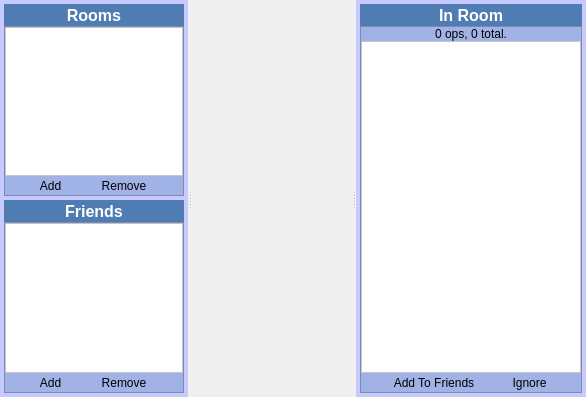
<?xml version="1.0" encoding="UTF-8"?>
<ui version="4.0">
 <class>WidgetChat</class>
 <widget class="QWidget" name="WidgetChat">
  <property name="geometry">
   <rect>
    <x>0</x>
    <y>0</y>
    <width>586</width>
    <height>397</height>
   </rect>
  </property>
  <property name="windowTitle">
   <string>Chat</string>
  </property>
  <property name="windowIcon">
   <iconset resource="../Resource.qrc">
    <normaloff>:/Resource/Chat/Chat.png</normaloff>:/Resource/Chat/Chat.png</iconset>
  </property>
  <layout class="QVBoxLayout" name="verticalLayout">
   <property name="spacing">
    <number>0</number>
   </property>
   <property name="margin">
    <number>0</number>
   </property>
   <item>
    <widget class="QSplitter" name="splitterChat">
     <property name="contextMenuPolicy">
      <enum>Qt::CustomContextMenu</enum>
     </property>
     <property name="orientation">
      <enum>Qt::Horizontal</enum>
     </property>
     <widget class="QFrame" name="frameChatLeftSidebar">
      <property name="maximumSize">
       <size>
        <width>188</width>
        <height>16777215</height>
       </size>
      </property>
      <property name="styleSheet">
       <string notr="true">QFrame {
	background-color: rgb(199, 202, 255);
}</string>
      </property>
      <property name="frameShape">
       <enum>QFrame::NoFrame</enum>
      </property>
      <property name="frameShadow">
       <enum>QFrame::Raised</enum>
      </property>
      <layout class="QGridLayout" name="gridLayout_49">
       <property name="margin">
        <number>4</number>
       </property>
       <property name="spacing">
        <number>4</number>
       </property>
       <item row="0" column="0">
        <layout class="QGridLayout" name="gridLayoutChatRoomsTask">
         <property name="spacing">
          <number>0</number>
         </property>
         <item row="1" column="0" colspan="2">
          <widget class="QFrame" name="frameChatRoomsTask">
           <property name="sizePolicy">
            <sizepolicy hsizetype="Preferred" vsizetype="Expanding">
             <horstretch>0</horstretch>
             <verstretch>1</verstretch>
            </sizepolicy>
           </property>
           <property name="maximumSize">
            <size>
             <width>16777215</width>
             <height>16777215</height>
            </size>
           </property>
           <property name="styleSheet">
            <string notr="true">QFrame {
	background-color: rgb(161, 178, 231);
}

QToolButton {
    border: 1px solid transparent;
    background-color: transparent;
}

 QToolButton:pressed {
     background-color: qlineargradient(x1: 0, y1: 0, x2: 0, y2: 1,
                                       stop: 0 #dadbde, stop: 1 #f6f7fa);
 }

QToolButton:checked {
     border: 1px solid rgb(78, 96, 255);
     background-color: qlineargradient(x1: 0, y1: 0, x2: 0, y2: 1,
                                       stop: 0 #dadbde, stop: 1 #f6f7fa);
}

 QToolButton:hover {
     border: 1px solid rgb(78, 96, 255);
     background-color: qlineargradient(x1: 0, y1: 0, x2: 0, y2: 1,
                                       stop: 0 #dadbde, stop: 1 #f6f7fa);
 }</string>
           </property>
           <property name="frameShape">
            <enum>QFrame::StyledPanel</enum>
           </property>
           <property name="frameShadow">
            <enum>QFrame::Sunken</enum>
           </property>
           <layout class="QGridLayout" name="gridLayout_43">
            <property name="margin">
             <number>0</number>
            </property>
            <property name="spacing">
             <number>0</number>
            </property>
            <item row="3" column="0" colspan="2">
             <layout class="QGridLayout" name="gridLayoutChatRoomsButtons">
              <item row="0" column="0">
               <widget class="QToolButton" name="toolButtonChatRoomAdd">
                <property name="text">
                 <string>Add</string>
                </property>
                <property name="icon">
                 <iconset resource="../Resource.qrc">
                  <normaloff>:/Resource/Generic/Add.png</normaloff>:/Resource/Generic/Add.png</iconset>
                </property>
                <property name="iconSize">
                 <size>
                  <width>20</width>
                  <height>20</height>
                 </size>
                </property>
                <property name="toolButtonStyle">
                 <enum>Qt::ToolButtonTextBesideIcon</enum>
                </property>
               </widget>
              </item>
              <item row="0" column="1">
               <widget class="QToolButton" name="toolButtonChatRoomRemove">
                <property name="text">
                 <string>Remove</string>
                </property>
                <property name="icon">
                 <iconset resource="../Resource.qrc">
                  <normaloff>:/Resource/Generic/Remove.png</normaloff>:/Resource/Generic/Remove.png</iconset>
                </property>
                <property name="iconSize">
                 <size>
                  <width>20</width>
                  <height>20</height>
                 </size>
                </property>
                <property name="toolButtonStyle">
                 <enum>Qt::ToolButtonTextBesideIcon</enum>
                </property>
               </widget>
              </item>
             </layout>
            </item>
            <item row="2" column="0">
             <widget class="QListView" name="listViewChatRooms">
              <property name="styleSheet">
               <string notr="true">background-color: rgb(255, 255, 255);</string>
              </property>
             </widget>
            </item>
           </layout>
          </widget>
         </item>
         <item row="0" column="1">
          <widget class="QToolButton" name="toolButtonChatRoomsHeader">
           <property name="sizePolicy">
            <sizepolicy hsizetype="Expanding" vsizetype="Fixed">
             <horstretch>0</horstretch>
             <verstretch>0</verstretch>
            </sizepolicy>
           </property>
           <property name="styleSheet">
            <string notr="true">QToolButton {
	background-color: rgb(78, 124, 179);
	color: rgb(255, 255, 255);
	border: none;
	font-size: 16px;
	font-weight: bold;
}

QToolButton:hover {
	background-color: rgb(56, 90, 129);
}</string>
           </property>
           <property name="text">
            <string>Rooms</string>
           </property>
           <property name="icon">
            <iconset resource="../Resource.qrc">
             <normaloff>:/Resource/Chat/Rooms.png</normaloff>:/Resource/Chat/Rooms.png</iconset>
           </property>
           <property name="checkable">
            <bool>true</bool>
           </property>
           <property name="checked">
            <bool>true</bool>
           </property>
           <property name="toolButtonStyle">
            <enum>Qt::ToolButtonTextBesideIcon</enum>
           </property>
          </widget>
         </item>
        </layout>
       </item>
       <item row="1" column="0">
        <layout class="QGridLayout" name="gridLayoutChatFriendsTask">
         <property name="spacing">
          <number>0</number>
         </property>
         <item row="0" column="0">
          <widget class="QToolButton" name="toolButtonChatFriendsHeader">
           <property name="sizePolicy">
            <sizepolicy hsizetype="Expanding" vsizetype="Fixed">
             <horstretch>0</horstretch>
             <verstretch>0</verstretch>
            </sizepolicy>
           </property>
           <property name="styleSheet">
            <string notr="true">QToolButton {
	background-color: rgb(78, 124, 179);
	color: rgb(255, 255, 255);
	border: none;
	font-size: 16px;
	font-weight: bold;
}

QToolButton:hover {
	background-color: rgb(56, 90, 129);
}</string>
           </property>
           <property name="text">
            <string>Friends</string>
           </property>
           <property name="icon">
            <iconset resource="../Resource.qrc">
             <normaloff>:/Resource/Chat/Friends.png</normaloff>:/Resource/Chat/Friends.png</iconset>
           </property>
           <property name="checkable">
            <bool>true</bool>
           </property>
           <property name="checked">
            <bool>true</bool>
           </property>
           <property name="toolButtonStyle">
            <enum>Qt::ToolButtonTextBesideIcon</enum>
           </property>
          </widget>
         </item>
         <item row="1" column="0">
          <widget class="QFrame" name="frameChatFriendsTask">
           <property name="sizePolicy">
            <sizepolicy hsizetype="Preferred" vsizetype="Expanding">
             <horstretch>0</horstretch>
             <verstretch>1</verstretch>
            </sizepolicy>
           </property>
           <property name="maximumSize">
            <size>
             <width>16777215</width>
             <height>16777215</height>
            </size>
           </property>
           <property name="styleSheet">
            <string notr="true">QFrame {
	background-color: rgb(161, 178, 231);
}

QToolButton {
    border: 1px solid transparent;
    background-color: transparent;
}

 QToolButton:pressed {
     background-color: qlineargradient(x1: 0, y1: 0, x2: 0, y2: 1,
                                       stop: 0 #dadbde, stop: 1 #f6f7fa);
 }

QToolButton:checked {
     border: 1px solid rgb(78, 96, 255);
     background-color: qlineargradient(x1: 0, y1: 0, x2: 0, y2: 1,
                                       stop: 0 #dadbde, stop: 1 #f6f7fa);
}

 QToolButton:hover {
     border: 1px solid rgb(78, 96, 255);
     background-color: qlineargradient(x1: 0, y1: 0, x2: 0, y2: 1,
                                       stop: 0 #dadbde, stop: 1 #f6f7fa);
 }</string>
           </property>
           <property name="frameShape">
            <enum>QFrame::StyledPanel</enum>
           </property>
           <property name="frameShadow">
            <enum>QFrame::Sunken</enum>
           </property>
           <layout class="QGridLayout" name="gridLayout_51">
            <property name="margin">
             <number>0</number>
            </property>
            <property name="spacing">
             <number>0</number>
            </property>
            <item row="1" column="0">
             <layout class="QGridLayout" name="gridLayoutChatFriendsButtons">
              <item row="0" column="0">
               <widget class="QToolButton" name="toolButtonChatFriendAdd">
                <property name="text">
                 <string>Add</string>
                </property>
                <property name="icon">
                 <iconset resource="../Resource.qrc">
                  <normaloff>:/Resource/Generic/Add.png</normaloff>:/Resource/Generic/Add.png</iconset>
                </property>
                <property name="iconSize">
                 <size>
                  <width>20</width>
                  <height>20</height>
                 </size>
                </property>
                <property name="toolButtonStyle">
                 <enum>Qt::ToolButtonTextBesideIcon</enum>
                </property>
               </widget>
              </item>
              <item row="0" column="1">
               <widget class="QToolButton" name="toolButtonChatFriendRemove">
                <property name="text">
                 <string>Remove</string>
                </property>
                <property name="icon">
                 <iconset resource="../Resource.qrc">
                  <normaloff>:/Resource/Generic/Remove.png</normaloff>:/Resource/Generic/Remove.png</iconset>
                </property>
                <property name="iconSize">
                 <size>
                  <width>20</width>
                  <height>20</height>
                 </size>
                </property>
                <property name="toolButtonStyle">
                 <enum>Qt::ToolButtonTextBesideIcon</enum>
                </property>
               </widget>
              </item>
             </layout>
            </item>
            <item row="0" column="0">
             <widget class="QListView" name="listViewChatFriends">
              <property name="styleSheet">
               <string notr="true">background-color: rgb(255, 255, 255);</string>
              </property>
             </widget>
            </item>
           </layout>
          </widget>
         </item>
        </layout>
       </item>
       <item row="2" column="0">
        <spacer name="verticalSpacer_2">
         <property name="orientation">
          <enum>Qt::Vertical</enum>
         </property>
         <property name="sizeType">
          <enum>QSizePolicy::Expanding</enum>
         </property>
         <property name="sizeHint" stdset="0">
          <size>
           <width>20</width>
           <height>0</height>
          </size>
         </property>
        </spacer>
       </item>
      </layout>
     </widget>
     <widget class="QWidget" name="layoutWidget">
      <layout class="QVBoxLayout" name="verticalLayoutChatCenter">
       <property name="spacing">
        <number>0</number>
       </property>
       <property name="margin">
        <number>0</number>
       </property>
      </layout>
     </widget>
     <widget class="QFrame" name="frameChatRightSidebar">
      <property name="maximumSize">
       <size>
        <width>230</width>
        <height>16777215</height>
       </size>
      </property>
      <property name="styleSheet">
       <string notr="true">QFrame {
	background-color: rgb(199, 202, 255);
}</string>
      </property>
      <property name="frameShape">
       <enum>QFrame::NoFrame</enum>
      </property>
      <property name="frameShadow">
       <enum>QFrame::Raised</enum>
      </property>
      <layout class="QGridLayout" name="gridLayout_46">
       <property name="margin">
        <number>4</number>
       </property>
       <property name="spacing">
        <number>4</number>
       </property>
       <item row="0" column="0">
        <layout class="QGridLayout" name="gridLayoutChatUsersTask">
         <property name="spacing">
          <number>0</number>
         </property>
         <item row="2" column="0">
          <widget class="QFrame" name="frameChatUsersTask">
           <property name="maximumSize">
            <size>
             <width>16777215</width>
             <height>16777215</height>
            </size>
           </property>
           <property name="styleSheet">
            <string notr="true">QFrame {
	background-color: rgb(161, 178, 231);
}

QToolButton {
    border: 1px solid transparent;
    background-color: transparent;
}

 QToolButton:pressed {
     background-color: qlineargradient(x1: 0, y1: 0, x2: 0, y2: 1,
                                       stop: 0 #dadbde, stop: 1 #f6f7fa);
 }

QToolButton:checked {
     border: 1px solid rgb(78, 96, 255);
     background-color: qlineargradient(x1: 0, y1: 0, x2: 0, y2: 1,
                                       stop: 0 #dadbde, stop: 1 #f6f7fa);
}

 QToolButton:hover {
     border: 1px solid rgb(78, 96, 255);
     background-color: qlineargradient(x1: 0, y1: 0, x2: 0, y2: 1,
                                       stop: 0 #dadbde, stop: 1 #f6f7fa);
 }</string>
           </property>
           <property name="frameShape">
            <enum>QFrame::StyledPanel</enum>
           </property>
           <property name="frameShadow">
            <enum>QFrame::Sunken</enum>
           </property>
           <layout class="QGridLayout" name="gridLayout_41">
            <property name="margin">
             <number>0</number>
            </property>
            <property name="spacing">
             <number>0</number>
            </property>
            <item row="2" column="0">
             <layout class="QGridLayout" name="gridLayoutChatUsersButtons">
              <item row="0" column="0">
               <widget class="QToolButton" name="toolButtonChatAddFriend">
                <property name="text">
                 <string>Add To Friends</string>
                </property>
                <property name="icon">
                 <iconset resource="../Resource.qrc">
                  <normaloff>:/Resource/Generic/Add.png</normaloff>:/Resource/Generic/Add.png</iconset>
                </property>
                <property name="iconSize">
                 <size>
                  <width>20</width>
                  <height>20</height>
                 </size>
                </property>
                <property name="toolButtonStyle">
                 <enum>Qt::ToolButtonTextBesideIcon</enum>
                </property>
               </widget>
              </item>
              <item row="0" column="1">
               <widget class="QToolButton" name="toolButtonChatIgnore">
                <property name="text">
                 <string>Ignore</string>
                </property>
                <property name="icon">
                 <iconset resource="../Resource.qrc">
                  <normaloff>:/Resource/Generic/Ban.png</normaloff>:/Resource/Generic/Ban.png</iconset>
                </property>
                <property name="iconSize">
                 <size>
                  <width>20</width>
                  <height>20</height>
                 </size>
                </property>
                <property name="toolButtonStyle">
                 <enum>Qt::ToolButtonTextBesideIcon</enum>
                </property>
               </widget>
              </item>
             </layout>
            </item>
            <item row="0" column="0">
             <widget class="QLabel" name="labelChatUsersCount">
              <property name="text">
               <string>0 ops, 0 total.</string>
              </property>
              <property name="alignment">
               <set>Qt::AlignCenter</set>
              </property>
             </widget>
            </item>
            <item row="1" column="0">
             <widget class="QListView" name="listViewChatUsers">
              <property name="styleSheet">
               <string notr="true">background-color: rgb(255, 255, 255);</string>
              </property>
             </widget>
            </item>
           </layout>
          </widget>
         </item>
         <item row="1" column="0">
          <widget class="QToolButton" name="toolButtonChatUsersHeader">
           <property name="sizePolicy">
            <sizepolicy hsizetype="Expanding" vsizetype="Fixed">
             <horstretch>0</horstretch>
             <verstretch>0</verstretch>
            </sizepolicy>
           </property>
           <property name="styleSheet">
            <string notr="true">QToolButton {
	background-color: rgb(78, 124, 179);
	color: rgb(255, 255, 255);
	border: none;
	font-size: 16px;
	font-weight: bold;
}
</string>
           </property>
           <property name="text">
            <string>In Room</string>
           </property>
           <property name="icon">
            <iconset resource="../Resource.qrc">
             <normaloff>:/Resource/Chat/Users.png</normaloff>:/Resource/Chat/Users.png</iconset>
           </property>
           <property name="toolButtonStyle">
            <enum>Qt::ToolButtonTextBesideIcon</enum>
           </property>
          </widget>
         </item>
        </layout>
       </item>
      </layout>
     </widget>
    </widget>
   </item>
  </layout>
 </widget>
 <resources>
  <include location="../Resource.qrc"/>
 </resources>
 <connections>
  <connection>
   <sender>toolButtonChatRoomsHeader</sender>
   <signal>toggled(bool)</signal>
   <receiver>frameChatRoomsTask</receiver>
   <slot>setVisible(bool)</slot>
   <hints>
    <hint type="sourcelabel">
     <x>41</x>
     <y>13</y>
    </hint>
    <hint type="destinationlabel">
     <x>41</x>
     <y>27</y>
    </hint>
   </hints>
  </connection>
  <connection>
   <sender>toolButtonChatFriendsHeader</sender>
   <signal>toggled(bool)</signal>
   <receiver>frameChatFriendsTask</receiver>
   <slot>setVisible(bool)</slot>
   <hints>
    <hint type="sourcelabel">
     <x>87</x>
     <y>209</y>
    </hint>
    <hint type="destinationlabel">
     <x>87</x>
     <y>221</y>
    </hint>
   </hints>
  </connection>
 </connections>
</ui>
